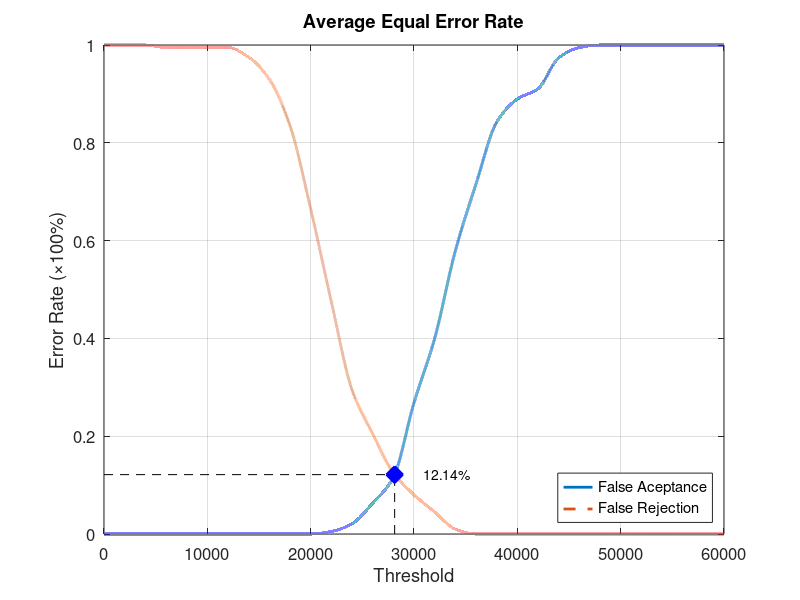
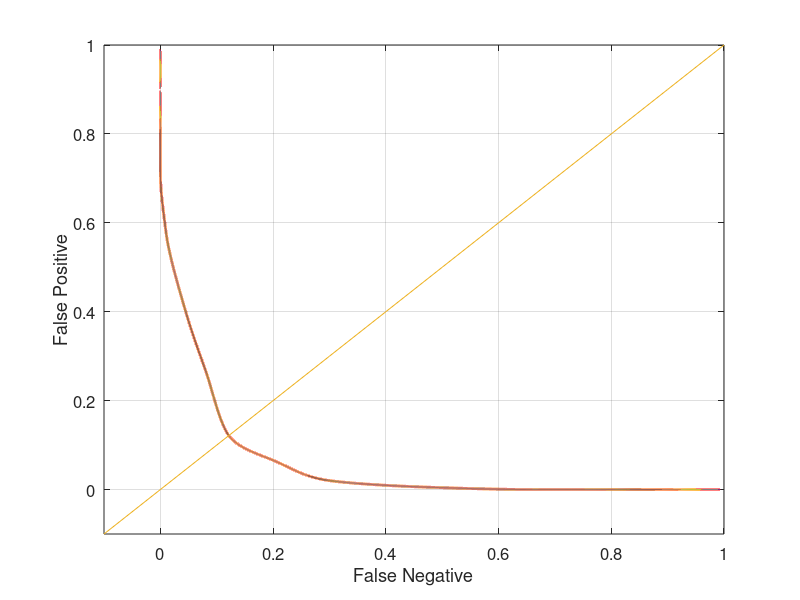

Source code (MATLAB) for these figures, in order:
function yEER = Database2_3
close all;
clear;
clc;
x = 0:2000:60000;
xq = 0:0.5:60000;

y0 = [0 0 0 0 0 0 0 0 0 0 0 0.00526316 0.0210526 0.0631579 0.115789 0.268421 0.4 0.578947 0.715789 0.842105 0.889474 0.910526 0.973684 0.994737 1 1 1 1 1 1 1];
yy0 = interp1(x, y0, xq, 'pchip');
y1 = [1 1 1 0.995 0.995 0.995 0.995 0.975 0.93 0.835 0.665 0.475 0.295 0.205 0.125 0.08 0.045 0.01 0 0 0 0 0 0 0 0 0 0 0 0 0];
yy1 = interp1(x, y1, xq, 'pchip');

% Calculating EER: 
y2 = abs(y0 - y1);
find(y2 == min(y2))
yy2 = abs(yy0 - yy1);
xEER = find(yy2 == min(yy2));
xEERIndex = xq(xEER) % X-axis EER
yEER = yy0(xEER) % Y-axis EER

main = figure
plot(xq, yy0,'-','LineWidth', 2);	hold on
plot(xq, yy1,'--','LineWidth', 2);	hold on
plot([xEERIndex xEERIndex], [0 yEER], 'k--');	hold on
plot([0 xEERIndex], [yEER yEER], 'k--');	hold on
plot(xEERIndex, yEER, 'bx', 'LineWidth', 10);	hold on
text(xEERIndex + 10 * xEERIndex / 100, yEER, [num2str(round((10000 * yEER)) / 100) '%'])
legend('False Aceptance', 'False Rejection', 'Location', 'SouthEast')
xlabel('Threshold')
ylabel('Error Rate (\times100%)')
title('Average Equal Error Rate')
set(gca, 'FontSize', 12)
axis([0 60000 0 1])
grid on

print(main, 'Database2_3Main', '-dpng');
FNRxFPR = figure('Color', [1 1 1]);
plot(yy1, yy0, '-', yy1, yy0, 'LineWidth', 2);
hold on
y = -0.1:0.1:1
plot(y, y); 
set(gca, 'FontSize', 12)
xlabel('False Negative')
ylabel('False Positive')
axis([-0.1 1 -0.1 1])
set(gca, 'FontSize', 12)
grid on

print(FNRxFPR, 'Database2_3FNRxFPR','-dpng');
end
